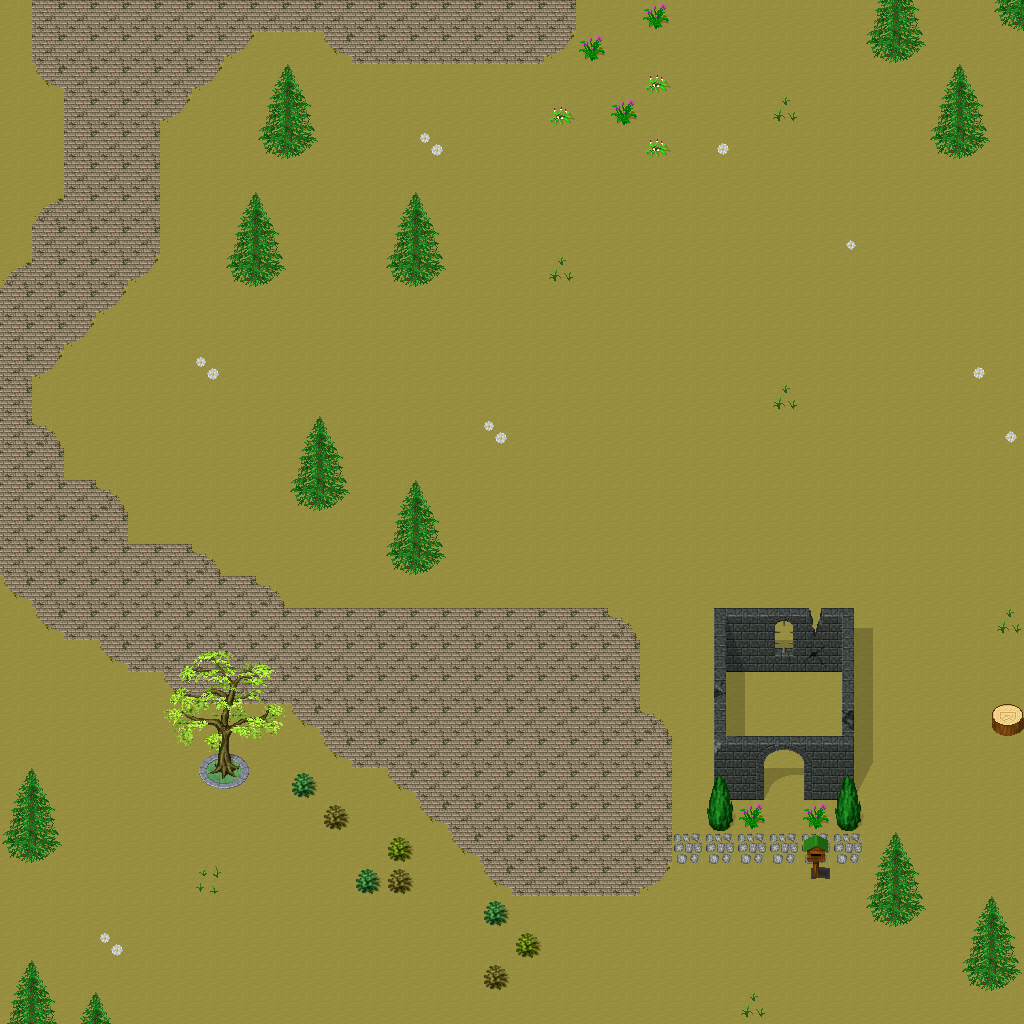

The image is a tile-based game level rendered from a .tmx file. Its description and source (layers, tilesets, objects; grid data summarised) follow:
An orthogonal 32x32 tile map with 32x32 px tiles, 5 tile layers (Ground, Objects, Objects2, Above, ...), 1 hidden layer not drawn, 26 tilesets.

<map version="1.10" tiledversion="1.11.0" orientation="orthogonal" renderorder="right-down" width="32" height="32" tilewidth="32" tileheight="32" infinite="0" nextlayerid="11" nextobjectid="1">
 <tileset firstgid="1" name="ground_ground" tilewidth="32" tileheight="32" tilecount="33" columns="3">
  <image source="../drawable/ground_ground.png" width="96" height="352" />
 </tileset>
 <tileset firstgid="34" name="building_castle" tilewidth="32" tileheight="32" tilecount="320" columns="20">
  <image source="../drawable/building_castle.png" width="640" height="512" />
 </tileset>
 <tileset firstgid="354" name="furniture_carpet_carpets_2" tilewidth="32" tileheight="32" tilecount="20" columns="4">
  <image source="../drawable/furniture_carpet_carpets_2.png" width="128" height="160" />
 </tileset>
 <tileset firstgid="374" name="ground_indoor_tiles" tilewidth="32" tileheight="32" tilecount="8" columns="2">
  <image source="../drawable/ground_indoor_tiles.png" width="64" height="128" />
 </tileset>
 <tileset firstgid="382" name="ground_water_pool" tilewidth="32" tileheight="32" tilecount="72" columns="3">
  <image source="../drawable/ground_water_pool.png" width="96" height="768" />
 </tileset>
 <tileset firstgid="454" name="ground_ridge_earth_dark" tilewidth="32" tileheight="32" tilecount="96" columns="12">
  <image source="../drawable/ground_ridge_earth_dark.png" width="384" height="256" />
 </tileset>
 <tileset firstgid="550" name="logic_collision" tilewidth="32" tileheight="32" tilecount="1" columns="1">
  <image source="../drawable/logic_collision.png" width="32" height="32" />
 </tileset>
 <tileset firstgid="551" name="building_wall_stone_grey" tilewidth="32" tileheight="32" tilecount="12" columns="3">
  <image source="../drawable/building_wall_stone_grey.png" width="96" height="128" />
 </tileset>
 <tileset firstgid="563" name="building_roof_green" tilewidth="32" tileheight="32" tilecount="20" columns="5">
  <image source="../drawable/building_roof_green.png" width="160" height="128" />
 </tileset>
 <tileset firstgid="583" name="ground_ladder_horizontal_dark" tilewidth="32" tileheight="32" tilecount="3" columns="1">
  <image source="../drawable/ground_ladder_horizontal_dark.png" width="32" height="96" />
 </tileset>
 <tileset firstgid="586" name="building_house_pink_blue" tilewidth="32" tileheight="32" tilecount="99" columns="11">
  <image source="../drawable/building_house_pink_blue.png" width="352" height="288" />
 </tileset>
 <tileset firstgid="685" name="ground_mossy_brick_paving" tilewidth="32" tileheight="32" tilecount="9" columns="3">
  <image source="../drawable/ground_mossy_brick_paving.png" width="96" height="96" />
 </tileset>
 <tileset firstgid="694" name="plant_tree_locust_tree" tilewidth="32" tileheight="32" tilecount="20" columns="4">
  <image source="../drawable/plant_tree_locust_tree.png" width="128" height="160" />
 </tileset>
 <tileset firstgid="714" name="plant_tree_spruce" tilewidth="32" tileheight="32" tilecount="6" columns="2">
  <image source="../drawable/plant_tree_spruce.png" width="64" height="96" />
 </tileset>
 <tileset firstgid="720" name="plant_flower_flowers_mixed" tilewidth="32" tileheight="32" tilecount="16" columns="4">
  <image source="../drawable/plant_flower_flowers_mixed.png" width="128" height="128" />
 </tileset>
 <tileset firstgid="736" name="ground_cobbled_paving" tilewidth="32" tileheight="32" tilecount="1" columns="1">
  <image source="../drawable/ground_cobbled_paving.png" width="32" height="32" />
 </tileset>
 <tileset firstgid="737" name="plant_flower_daisy_white" tilewidth="32" tileheight="32" tilecount="8" columns="2">
  <image source="../drawable/plant_flower_daisy_white.png" width="64" height="128" />
 </tileset>
 <tileset firstgid="745" name="item_postbox" tilewidth="32" tileheight="32" tilecount="4" columns="2">
  <image source="../drawable/item_postbox.png" width="64" height="64" />
 </tileset>
 <tileset firstgid="749" name="item_postbox_2" tilewidth="32" tileheight="32" tilecount="2" columns="1">
  <image source="../drawable/item_postbox_2.png" width="32" height="64" />
 </tileset>
 <tileset firstgid="751" name="furniture_table_tree_stump_table" tilewidth="32" tileheight="32" tilecount="4" columns="2">
  <image source="../drawable/furniture_table_tree_stump_table.png" width="64" height="64" />
 </tileset>
 <tileset firstgid="755" name="plant_stump_int_small_stump" tilewidth="32" tileheight="32" tilecount="1" columns="1">
  <image source="../drawable/plant_stump_int_small_stump.png" width="32" height="32" />
 </tileset>
 <tileset firstgid="756" name="plant_grasses" tilewidth="32" tileheight="32" tilecount="6" columns="3">
  <image source="../drawable/plant_grasses.png" width="96" height="64" />
 </tileset>
 <tileset firstgid="762" name="building_fence_wooden_brown_fence" tilewidth="32" tileheight="32" tilecount="42" columns="7">
  <image source="../drawable/building_fence_wooden_brown_fence.png" width="224" height="192" />
 </tileset>
 <tileset firstgid="804" name="ground_green_paving" tilewidth="32" tileheight="32" tilecount="18" columns="3">
  <image source="../drawable/ground_green_paving.png" width="96" height="192" />
 </tileset>
 <tileset firstgid="822" name="building_stone_ruins" tilewidth="32" tileheight="32" tilecount="72" columns="6">
  <image source="../drawable/building_stone_ruins.png" width="192" height="384" />
 </tileset>
 <tileset firstgid="894" name="logic_creature_insect" tilewidth="32" tileheight="32" tilecount="5" columns="5">
  <image source="../drawable/logic_creature_insect.png" width="160" height="32" />
 </tileset>
 <layer id="1" name="Ground" width="32" height="32">
  <data>[1024 cells, 1024 non-empty, 1 distinct tile ids]</data>
 </layer>
 <layer id="2" name="Objects" width="32" height="32">
  <data>[1024 cells, 290 non-empty, 44 distinct tile ids]</data>
 </layer>
 <layer id="3" name="Objects2" width="32" height="32">
  <data>[1024 cells, 2 non-empty, 2 distinct tile ids]</data>
 </layer>
 <layer id="4" name="Above" width="32" height="32">
  <data>[1024 cells, 71 non-empty, 30 distinct tile ids]</data>
 </layer>
 <layer id="5" name="Above2" width="32" height="32">
  <data>[1024 cells, 0 non-empty, 0 distinct tile ids]</data>
 </layer>
 <layer id="6" name="Walkable" width="32" height="32" visible="0">
  <data>[1024 cells, 43 non-empty, 1 distinct tile ids]</data>
 </layer>
 <objectgroup id="7" name="Mapevents" />
 <objectgroup id="8" name="Spawn" />
 <objectgroup id="9" name="Keys" />
 <objectgroup id="10" name="Replace" />
</map>
